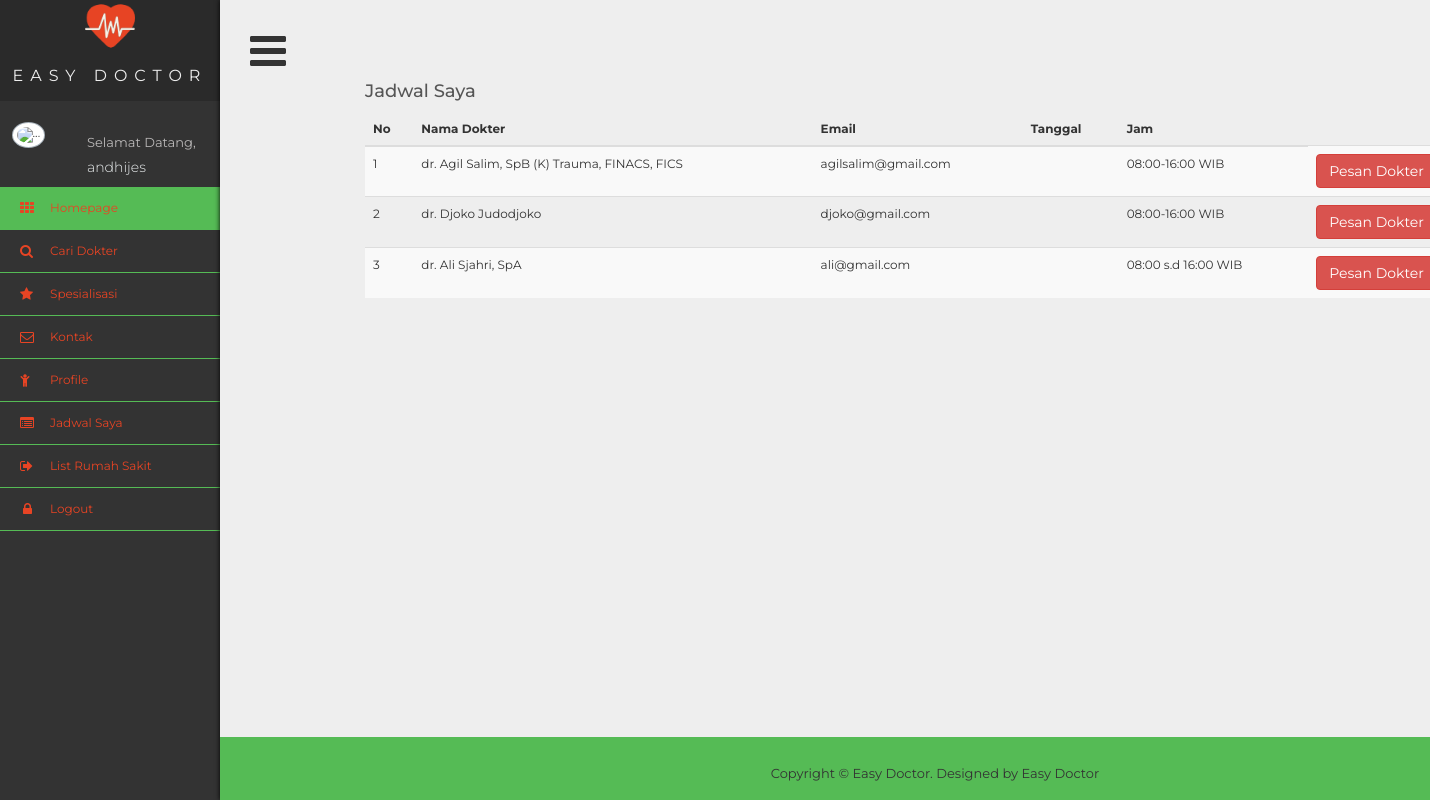
The app's page /see_doctor.php?id=1 (signed in) with its own data.
### tables this page shows
CREATE TABLE `patient` (
  `id_patient` int(13) NOT NULL,
  `name` varchar(70) NOT NULL,
  `username` varchar(20) NOT NULL,
  `phone_number` text NOT NULL,
  `email` varchar(45) NOT NULL,
  `password` varchar(45) NOT NULL,
  `sex` varchar(10) NOT NULL,
  `birth_date` date NOT NULL,
  `address` varchar(50) NOT NULL,
  `photo_patient` varchar(100) NOT NULL
);

CREATE TABLE `doctor` (
  `id_doctor` int(11) NOT NULL,
  `id_hospital` int(11) NOT NULL,
  `name` text NOT NULL,
  `email` varchar(50) NOT NULL,
  `id_specialization` int(10) NOT NULL,
  `phone_number_doc` text NOT NULL,
  `jam` text NOT NULL,
  `photo_doctor` varchar(100) NOT NULL
);

### see_doctor.php (the view, shortened to what this page needs)
<!DOCTYPE html>
<?php
	include "connect.php";
  if($_GET['id']){
        $id_hospital = $_GET['id'];
        $query_dr = mysqli_query($connect, "SELECT * FROM doctor where id_hospital = '$id_hospital'");
  }
	if($_SESSION['id_patient']!="nouser"){
    $id_patient = $_SESSION['id_patient'];
      $query = mysqli_query($connect, "SELECT * FROM patient where id_patient = '$id_patient'");
      $result = mysqli_fetch_array($query);
  }
?>
<html >
<head>
<link rel="stylesheet" type="text/css"  href="css/bootstrap.css">
<link rel="stylesheet" type="text/css" href="fonts/font-awesome/css/font-awesome.css">
<link rel="stylesheet" type="text/css"  href="css/profile.css">
<link rel="stylesheet" href="css/style3.css">
<link rel="stylesheet" type="text/css"  href="css/animate.css">
<link rel="stylesheet" type="text/css"  href="css/animate.min.css">
<link rel="stylesheet" type="text/css" href="css/prettyPhoto.css">
</head>
</head>
<body>
  <div class='wrapper'>
  <div class='sidebar'>
    <div class='title'>
      <img src="ico/cardiogram.png" width="50" height="50" align="middle" ><br>
Easy Doctor
    </div>
		<?php if($_SESSION['id_patient']!="nouser"){ ?>
			<div class="profile clearfix">
								 <div class="profile_pic">
									 <img src="images/img.jpg" alt="..." class="img-circle profile_img">
								 </div>
								 <div class="profile_info">
									 <span>Selamat Datang,</span>
									 <h2	><?php echo $result['username']; ?></h2>
								 </div>
							 </div>
		<?php } ?>
    <ul class='nav'>
			<?php if($_SESSION['id_patient']!="nouser"){ ?>
				<li>
	        <a class='active' href="patient/index.php">Homepage</a>
	      </li>
      <?php } ?>
            <li>
        <a>Cari Dokter</a>
      </li>
      <li class="dropdown">
        <a a href="#" class="dropdown-toggle" data-toggle="dropdown">Spesialisasi</a>
      </li>
      <li>
        <a>Kontak</a>
      </li>
			<?php if($_SESSION['id_patient']!="nouser"){ ?>
				<li>
					<a href="patient/profile.php">Profile</a>
				</li>
				<li>
						<a href="patient/jadwalsaya.php">Jadwal Saya</a>
					</li>
			<?php } ?>
      <li style="list-style-type:'\f08b'">
        <a href = "listrs.php">List Rumah Sakit</a>
      </li>
			<?php if($_SESSION['id_patient']!="nouser"){ ?>
        <li style="list-style-type:'\f08b'">
          <a href = "signout.php">Logout</a>
        </li>
      <?php } ?>
    </ul>
  </div>
  <div class='content isOpen'>
    <a class='button'></a>
<div class="container">
	<div class="row">
        <div class="col-md-12">
        <h4>Jadwal Saya</h4>
        <div class="table-responsive">
              <table id="mytable" class="table table-bordred table-striped">
                   <thead>
										 <th>No</th>
	 									<th>Nama Dokter</th>
	 									<th>Email</th>
	 									<th>Tanggal</th>
	 									<th>Jam</th>
                   </thead>
    <tbody>
			<?php
				$count = 1;
				while($result_dr = mysqli_fetch_array($query_dr)){
					echo
					'<tr>
						<td>'.$count++.'</td>
						<td>'.$result_dr['name'].'</td>
						<td>'.$result_dr['email'].'</td>
						<td>'.$result_dr['date_book'].'</td>
						<td>'.$result_dr['jam'].'</td>
						<td><a href="patient/bookingdoctor_process.php?id='.$result_dr['id_doctor'].'" button type="button" class="btn btn-danger">Pesan Dokter</button></td>
					</tr>';
				}
			?>
    </tbody>
</table>
            </div>
        </div>
	</div>
</div>
	<div id="footer">
  <div class="container">
    <p>Copyright &copy; Easy Doctor. Designed by <a href="#" rel="nofollow">Easy Doctor</a></p>
  </div>
</div>
</div>
  </div>
</body>
</body>
</html>

### css/style3.css (style rules this page uses)
* { margin: 0; padding: 0; }
*, *:before, *:after { box-sizing: border-box; }
html, body { height: 100%; }
body { font: 12px/1 'Montserrat', sans-serif; color: #333; background: #333; overflow-x: hidden; }
.wrapper { display: flex; min-height: 100%; }
.sidebar { position: absolute; width: 220px; }
.content { flex: 1; padding: 30px; background: #eee; box-shadow: 0 0 5px black; transform: translate3d(0, 0, 0); transition: transform .3s; }
.content.isOpen { transform: translate3d(220px, 0, 0); }
.button { cursor: pointer; }
.button:before { content: '\f0c9'; font: 42px fontawesome; }
.title { font-size: 16px; line-height: 50px; text-align: center; text-transform: uppercase; letter-spacing: 7px; color: #eee; border-bottom: 1px solid #333; background: #2a2a2a; }
.nav li a { position: relative; display: block; padding: 15px 15px 15px 50px; font-size: 12px; color: #eee; border-bottom: 1px solid #5b5; }
.nav li a:before { font: 14px fontawesome; position: absolute; top: 14px; left: 20px; }
.nav li:nth-child(1) a:before { content: '\f00a'; }
.nav li:nth-child(2) a:before { content: '\f002'; }
.nav li:nth-child(3) a:before { content: '\f005'; }
.nav li:nth-child(4) a:before { content: '\f003'; }
.nav li:nth-child(5) a:before { content: '\f1ae'; }
.nav li:nth-child(6) a:before { content: '\f022'; }
.nav li:nth-child(7) a:before { content: '\f08b'; }
.nav li:nth-child(8) a:before { content: '\f023'; left: 23px; }
.nav li a.active { box-shadow: inset 5px 0 0 #5b5, inset 6px 0 0 #333; background: #5b5; }
h2 { font-size: 18px; font-weight: 400; color: #999; }
a { color: #333; }
.profile_pic { width: 35%; float: left }
.img-circle.profile_img { width: 70%; background: #fff; margin-left: 15%; z-index: 1000; position: inherit; margin-top: 20px; border: 1px solid rgba(52, 73, 94, 0.44); padding: 4px }
.profile_info { padding: 25px 10px 10px; width: 65%; float: left }
.profile_info span { font-size: 13px; line-height: 30px; color: #BAB8B8 }
.profile_info h2 { font-size: 14px; color: #ECF0F1; margin: 0; font-weight: 300 }
h2 { text-transform: none ; line-height: 20px; margin: 0; }
.nav li a.active { box-shadow: inset 0 0 0 #5b5, inset 0 0 0 #333!important; background: #5b5; }
.content { flex: 1; padding-right: 0px; padding-left : 0px; background: #eee; box-shadow: 0 0 5px black; transform: translate3d(0, 0, 0); transition: transform .3s; }
.button:before { content: '\f0c9'; font: 42px fontawesome; padding: 30px; padding-bottom: 30px; }

### see_doctor.php (style rules this page uses)
body { background: #fff; }

### records on screen
patient: username "andhijes"
doctor: name "dr. Agil Salim, SpB (K) Trauma, FINACS, FICS", email "agilsalim@gmail.com", jam "08:00-16:00 WIB"
doctor: name "dr. Djoko Judodjoko", email "djoko@gmail.com", jam "08:00-16:00 WIB"
doctor: name "dr. Ali Sjahri, SpA", email "ali@gmail.com", jam "08:00 s.d 16:00 WIB"
